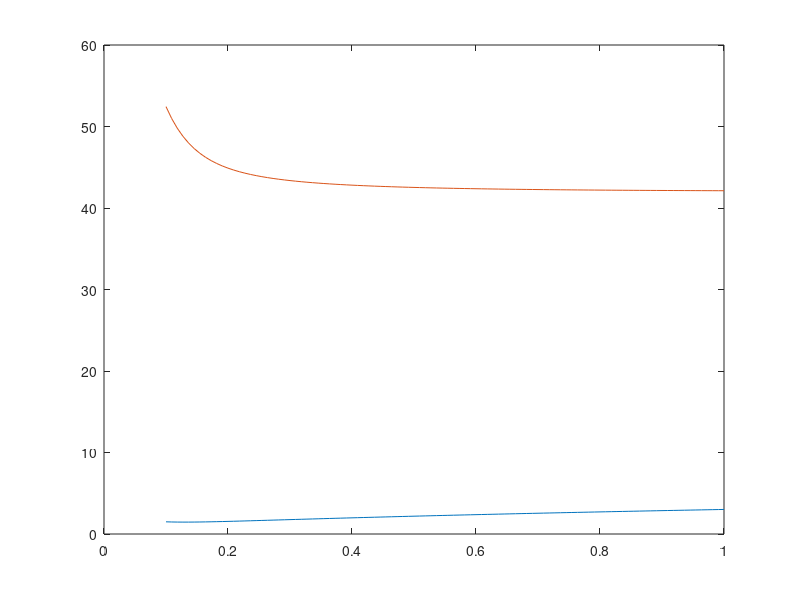

Source code (MATLAB):
clear
% close all
NUM_POINTS = 100;
stiff_ratio_21 = linspace(0.1,1,NUM_POINTS);
stiff_ratio_31 = 50;

k1 = 1;
m1 = 10;
m2 = 0.5;
m3 = 1;

% syms k2 k3
freq_ratio = zeros(2,NUM_POINTS);
for iPoint = 1:NUM_POINTS
    k2 = stiff_ratio_21(iPoint)*k1;
    k3 = stiff_ratio_31*k1;
    
    K = [k1 + k2, -k2, 0;
        -k2, k2+k3, -k3;
        0, -k3, k3];
    
    M = eye(3).*[m1;m2;m3];

    [evec,eval] = eig(K,M);

    freq = sqrt(diag(eval));

    freq_ratio(:,iPoint) = freq(2:3)/freq(1);
end

figure;
plot(stiff_ratio_21,freq_ratio)


% NUM_POINTS = 100;
% stiffness_ratio_21 = linspace(0,1,NUM_POINTS);
% stiffness_ratio_31 = linspace(0,1,NUM_POINTS);
% 
% k1 = 1;
% % syms k2 k3
% freq_ratio_21 = zeros(NUM_POINTS,NUM_POINTS);
% freq_ratio_31 = zeros(NUM_POINTS,NUM_POINTS);
% for iPoint = 1:NUM_POINTS
%     for jPoint = 1:NUM_POINTS
%         k2 = stiffness_ratio_21(iPoint)*k1;
%         k3 = stiffness_ratio_31(jPoint)*k1;
% 
%         K = [k1 + k2, -k2, 0;
%             -k2, k2+k3, -k3;
%             0, -k3, k3];
% 
% 
% 
%         [evec,eval] = eig(K);
% 
%         freq = sqrt(diag(eval));
% 
%         freq_ratio_21(iPoint,jPoint) = freq(2)/freq(1);
%         freq_ratio_31(iPoint,jPoint) = freq(3)/freq(1);
%     end
% end
% 
% 
% [X,Y] = meshgrid(stiffness_ratio_21,stiffness_ratio_31);
% figure;
% tiledlayout("flow")
% nexttile
% mesh(X,Y,freq_ratio_21)
% nexttile
% mesh(X,Y,freq_ratio_31)